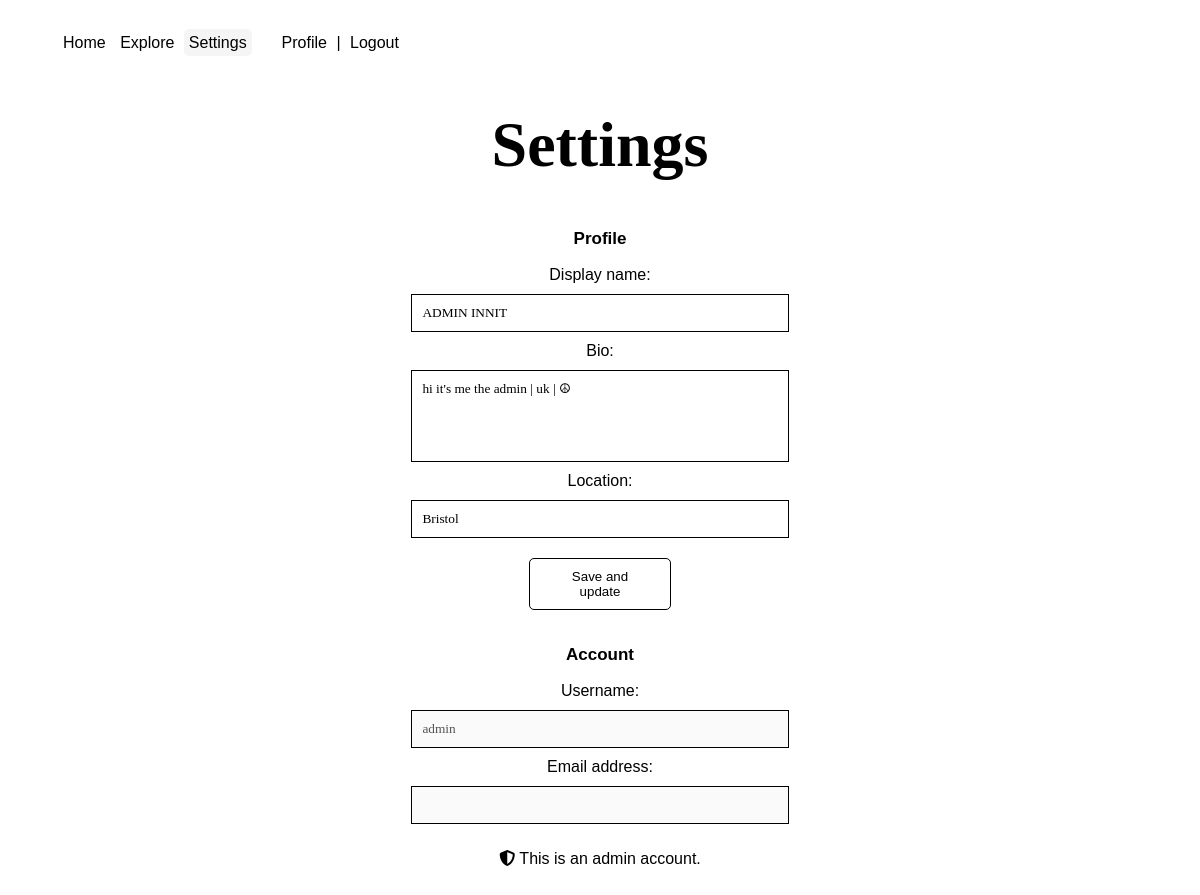
/users/settings/ (signed in), run on an earlier commit of the app's database.
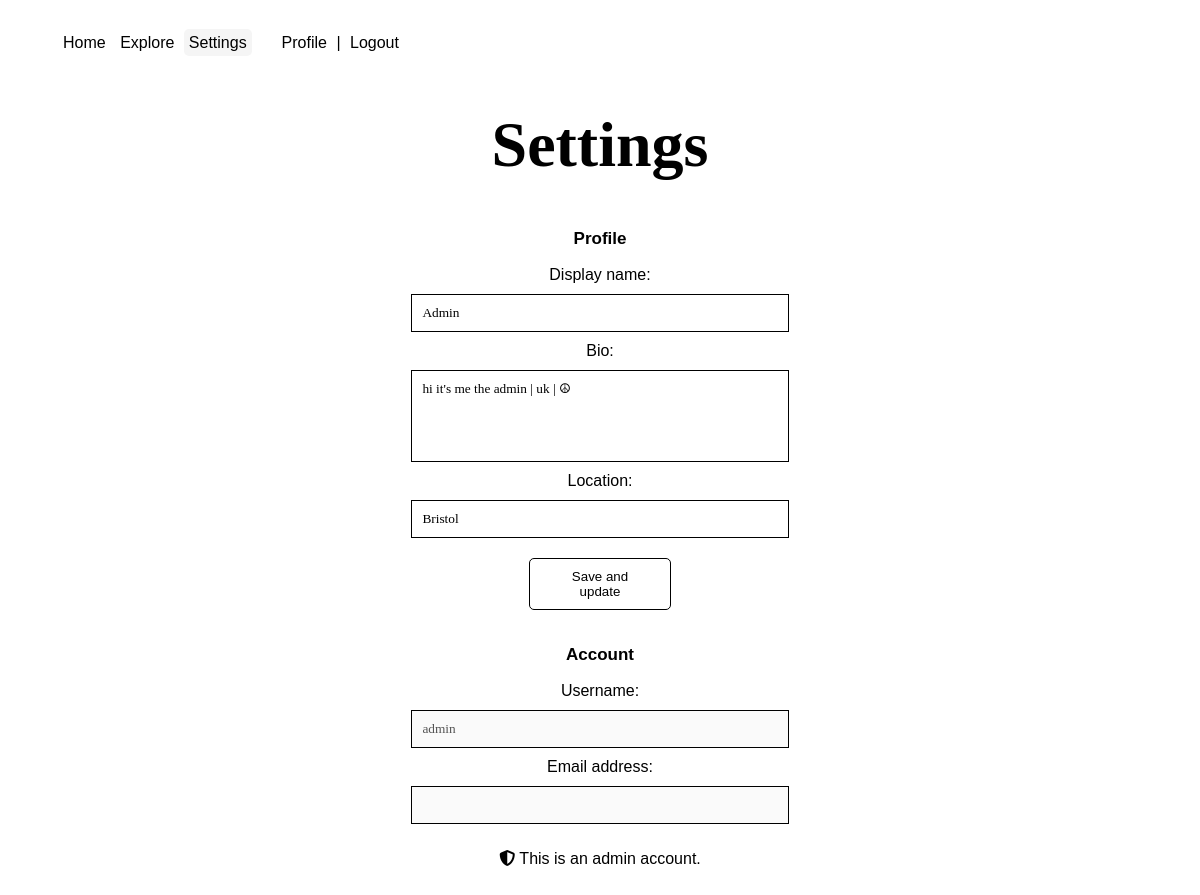
And on a later commit of the database.
### users/models.py (models this page shows, shortened)
class Profile(models.Model):
    user = models.OneToOneField(User, on_delete=models.CASCADE)
    bio = models.TextField(default="")
    display_name = models.CharField(default="", max_length=150)
    location = models.CharField(blank=True, max_length=150)
    followers = models.ManyToManyField(User, blank=True, related_name='followers')
    following = models.ManyToManyField(User, blank=True, related_name='following')

### users/views.py (the view)
# urls.py: path('settings/', views.settings, name='settings'),
@login_required
def settings(request):
    if request.method == 'POST':
        profile_form = ProfileUpdateForm(request.POST, instance=request.user.profile)
        if profile_form.is_valid():
            profile_form.save()
            messages.success(request, f'Your profile has been updated!')
            return redirect('profile')
        else:
            messages.error(request, 'There was an error updating your profile')
    else:
        profile_form = ProfileUpdateForm(instance=request.user.profile)
    context = {'title': 'Settings', 'profile_form': profile_form}
    return render(request, 'users/settings.html', context)

### users/forms.py
class ProfileUpdateForm(forms.ModelForm):
    display_name = forms.CharField(widget=forms.TextInput(attrs={
        'class': 'input',
        'type': 'text',
    }))
    bio = forms.CharField(widget=forms.Textarea(attrs={
        'class': 'input',
        'type': 'text',
    }))
    location = forms.CharField(widget=forms.TextInput(attrs={
        'class': 'input',
        'type': 'text',
    }))
    class Meta:
        model = Profile
        fields = ('display_name', 'bio', 'location')

### templates/users/settings.html (shortened to what this page needs)
{% extends '../base.html' %}
{% block content %}
<p class="subtitle">Profile</p>
<form method="post">
  {{ profile_form }}
  <button type="submit" title="Save and update" >Save and update</button>
</form>
<br>
<p class="subtitle">Account</p>
<form>
  <label>Username:</label>
  <input type="text" value="{{user.username}}" disabled>
  <label>Email address:</label>
  <input type="email" value="{{user.email}}" disabled>
</form>
{% if user.is_superuser %}
      <p><i title="Admin" class="fa-solid fa-shield-halved"></i> This is an admin account.</p>
{% endif %}
{% endblock %}

What changed in the data, as far as the page shows it:
changed Profile "hi it's me the admin | uk | ☮": display_name "ADMIN INNIT" → "Admin"
